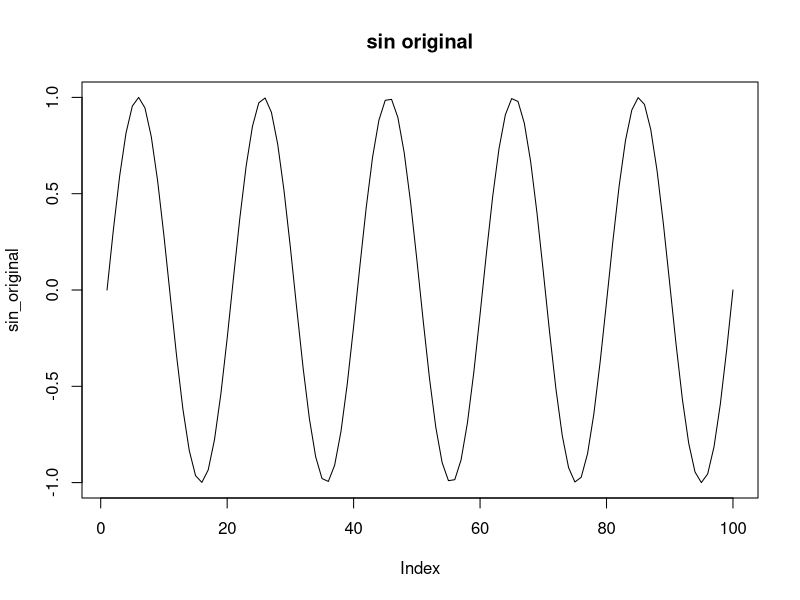
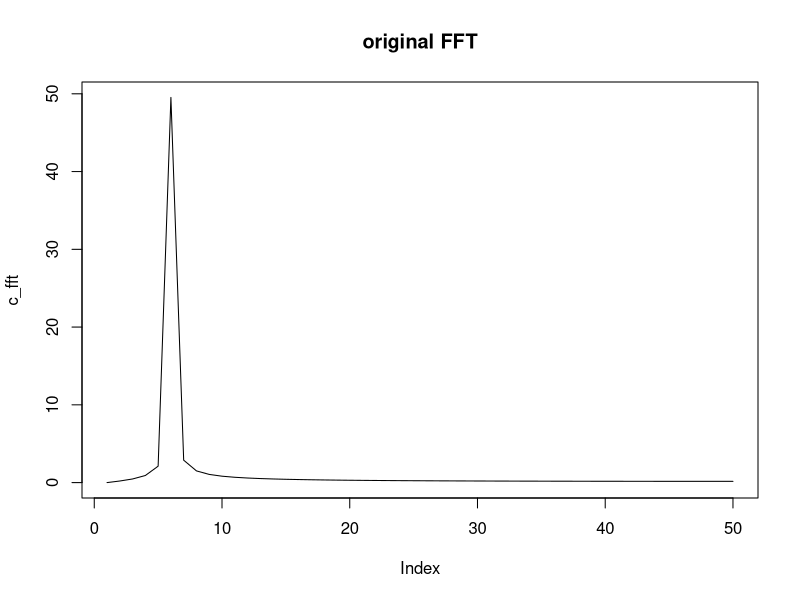
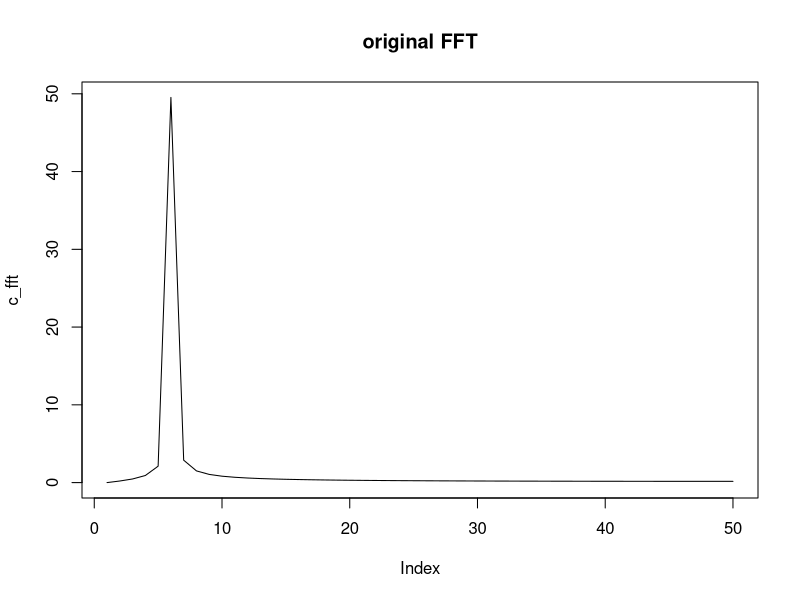
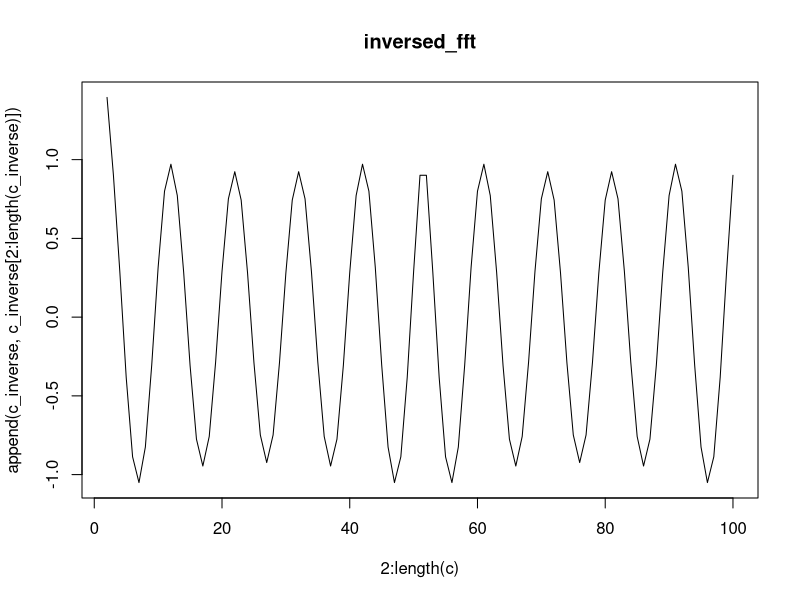
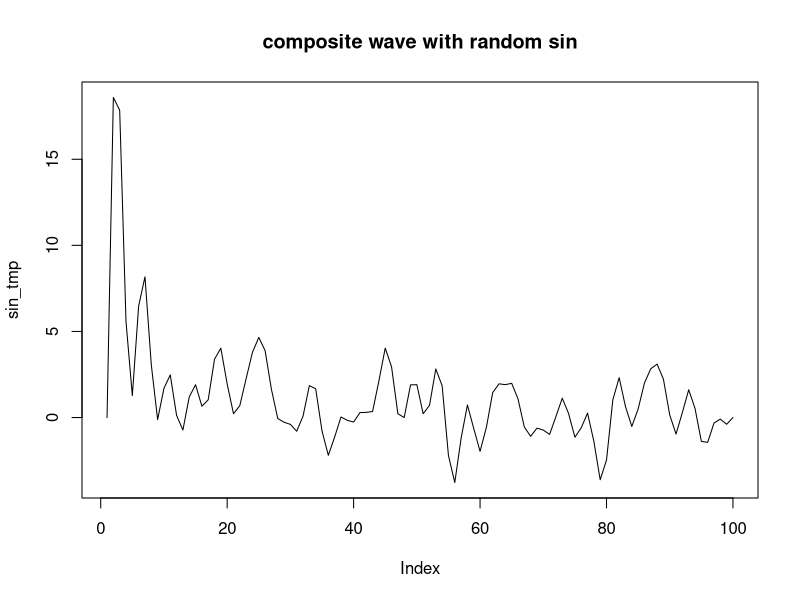
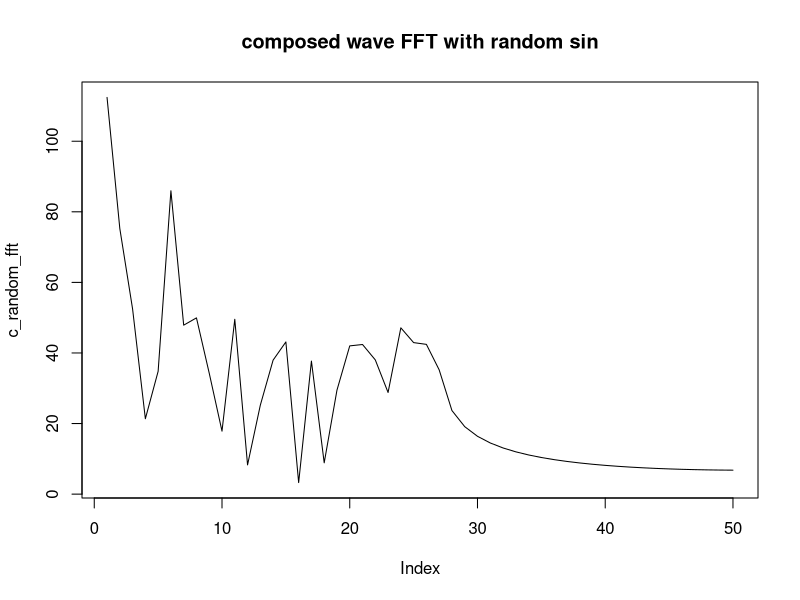
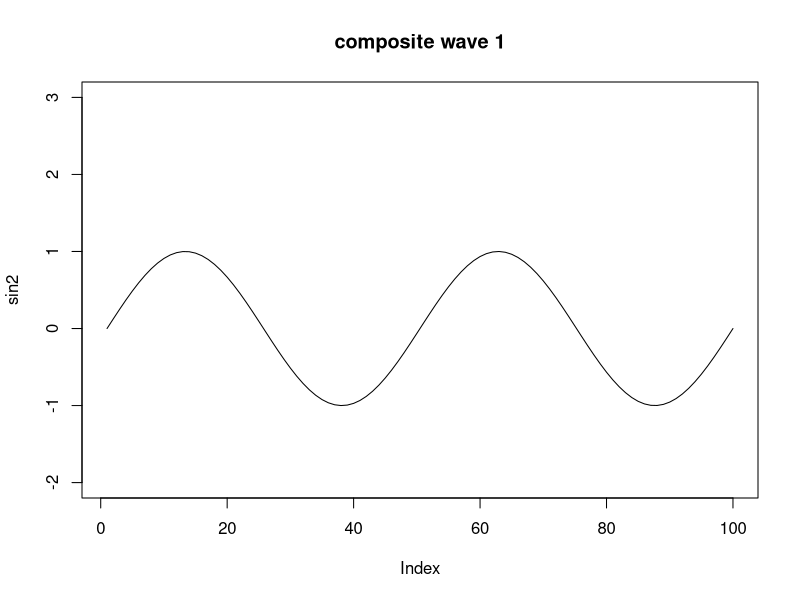
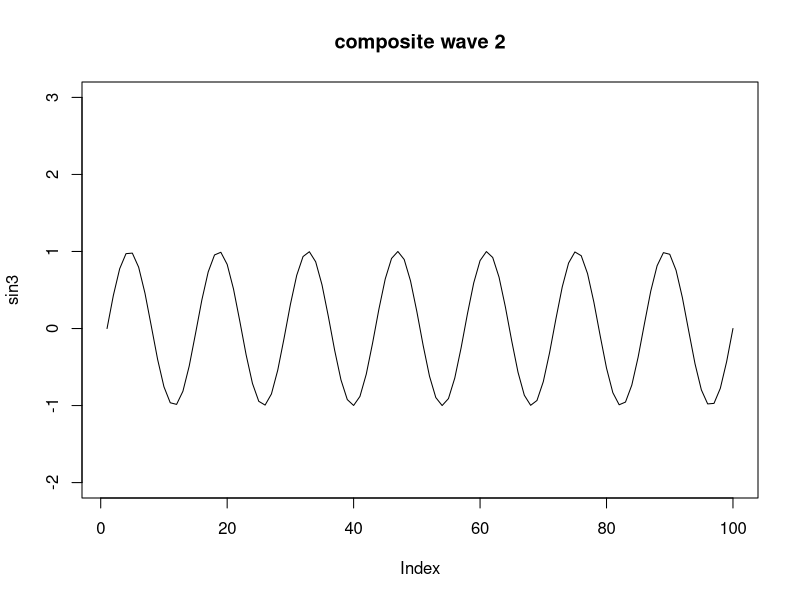

The R source for these figures, in order:
#original
x <- seq(0, 10 * pi, length=100)
sin_original <- sin(x)
plot(sin_original, type="l", main="sin original")

#fft original wave
c <- fft(sin_original)
c_len <- round(length(c)/2)
c_fft <- Mod(c)[1:c_len] 
plot(c_fft, type="l", main="original FFT")


a <- c_fft/2
b <- c_fft/2
j <- 1
for(i in seq(length(b), 1, by=-1)){
  a <- append(a, b[i])
  j <- j + 1
}

plot(c_fft, type="l", main="original FFT")

c_inverse <- fft(c_fft, inverse = TRUE) / length(c_fft)
plot(2:length(c), append(c_inverse,c_inverse[2:length(c_inverse)]), type="l", main="inversed_fft")

# add random sin
sin_tmp <- sin_original
for (freq in seq(0, c_len, by=1)){
  x <- seq(0, freq * pi, length=100)
  sin_add <- sin(x)
  sin_tmp <-sin_tmp + runif(1) * sin_add
}
plot(sin_tmp, type="l", main="composite wave with random sin")
c_random <- fft(sin_tmp)
c_random_fft <- Mod(c_random)[1:c_len]
plot(c_random_fft, type="l", main="composed wave FFT with random sin")

#composite target 1
x2 <- seq(0, 4 * pi, length=100)
sin2 <- sin(x2)
plot(sin2, type="l", ylim=c(-2, 3), main="composite wave 1")

#composite target 2
x3 <- seq(0, 14 * pi, length=100)
sin3 <- sin(x3)
plot(sin3, type="l", ylim=c(-2, 3), main="composite wave 2")

#wave composition
sin_composed <- sin_tmp + 0.3*sin2 + 0.3*sin3
plot(sin_composed, type="l", main="composed wave with specific freq")

#fft composed wave 
c_composed <- fft(sin_composed)
c_composed_fft <- Mod(c_composed)[1:c_len]
plot(c_composed_fft, type="l", main="composed wave FFT with specific freq")

